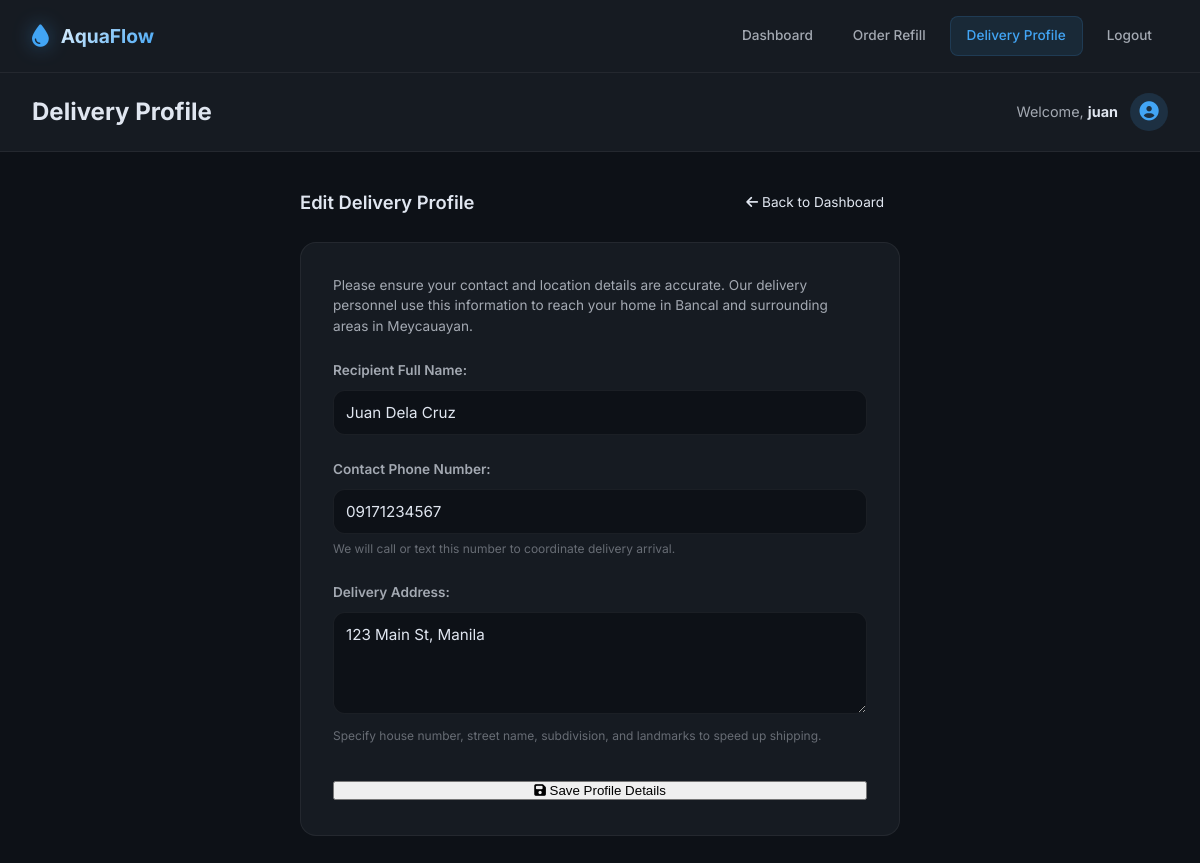
Screenshot of /customer/profile (signed in) with the database file from the repository.
### app/models/user.py (models this page shows, shortened)
class User(UserMixin, db.Model):
    __tablename__ = 'users'
    id = db.Column(db.Integer, primary_key=True)
    username = db.Column(db.String(80), unique=True, nullable=False, index=True)
    email = db.Column(db.String(120), unique=True, nullable=False, index=True)
    password_hash = db.Column(db.String(255), nullable=False)
    role = db.Column(db.String(20), nullable=False, default='customer')  # 'admin' or 'customer'
    is_active_user = db.Column(db.Boolean, default=True)
    created_at = db.Column(db.DateTime, default=lambda: datetime.now(timezone.utc))
    customer_profile = db.relationship('Customer', backref='user', uselist=False, lazy=True)
    @property
    def is_admin(self):
        return self.role == 'admin'

### app/models/customer.py (models this page shows, shortened)
class Customer(db.Model):
    __tablename__ = 'customers'
    id = db.Column(db.Integer, primary_key=True)
    user_id = db.Column(db.Integer, db.ForeignKey('users.id'), nullable=True, unique=True)
    full_name = db.Column(db.String(150), nullable=False)
    phone = db.Column(db.String(20), nullable=True)
    address = db.Column(db.Text, nullable=True)
    is_active = db.Column(db.Boolean, default=True)
    created_at = db.Column(db.DateTime, default=lambda: datetime.now(timezone.utc))
    updated_at = db.Column(db.DateTime, default=lambda: datetime.now(timezone.utc),
                           onupdate=lambda: datetime.now(timezone.utc))
    orders = db.relationship('Order', backref='customer', lazy=True)

### app/routes/customer.py (the view, shortened to what this page needs)
@customer_bp.route('/profile', methods=['GET', 'POST'])
@login_required
def profile():
    customer = current_user.customer_profile
    if not customer:
        flash('Customer profile not found.', 'error')
        return redirect(url_for('auth.logout'))
    return render_template('customer/profile.html', customer=customer)

### app/models/user.py (called while the page is built)
@login_manager.user_loader
def load_user(user_id):
    return db.session.get(User, int(user_id))

### app/templates/customer/profile.html (shortened to what this page needs)
{% extends 'base.html' %}
{% block page_title %}Delivery Profile{% endblock %}
{% block content %}
<div style="max-width: 600px; margin: 0 auto;">
    <div class="section-header">
        <h2>Edit Delivery Profile</h2>
        <a href="{{ url_for('customer.dashboard') }}" class="btn btn-secondary" style="padding: 8px 16px; font-size: 0.85rem;">
            <i class="fas fa-arrow-left"></i> Back to Dashboard
        </a>
    </div>
    <div style="background: var(--bg-card); border: 1px solid var(--border-color); border-radius: var(--radius-lg); padding: 2rem;">
        <form action="{{ url_for('customer.profile') }}" method="POST">
            <p style="font-size: 0.85rem; color: var(--text-secondary); margin-bottom: 1.5rem; line-height: 1.5;">
                Please ensure your contact and location details are accurate. Our delivery personnel use this information to reach your home in Bancal and surrounding areas in Meycauayan.
            </p>
            <div style="margin-bottom: 1.5rem;">
                <label for="full_name" style="display:block; font-size: 0.85rem; color: var(--text-secondary); font-weight:600; margin-bottom: 8px;">Recipient Full Name:</label>
                <input type="text" name="full_name" id="full_name" value="{{ customer.full_name }}" required placeholder="e.g. Maria Clara" style="width:100%; padding:12px; background: var(--bg-primary); border: 1px solid var(--border-color); border-radius: var(--radius-md); color: var(--text-primary); font-family:inherit; font-size: 0.95rem; outline:none; transition:var(--transition);">
            </div>
            <div style="margin-bottom: 1.5rem;">
                <label for="phone" style="display:block; font-size: 0.85rem; color: var(--text-secondary); font-weight:600; margin-bottom: 8px;">Contact Phone Number:</label>
                <input type="text" name="phone" id="phone" value="{{ customer.phone or '' }}" placeholder="e.g. 09171234567" style="width:100%; padding:12px; background: var(--bg-primary); border: 1px solid var(--border-color); border-radius: var(--radius-md); color: var(--text-primary); font-family:inherit; font-size: 0.95rem; outline:none; transition:var(--transition);">
                <span style="font-size:0.75rem; color:var(--text-muted); display:block; margin-top:5px;">We will call or text this number to coordinate delivery arrival.</span>
            </div>
            <div style="margin-bottom: 2rem;">
                <label for="address" style="display:block; font-size: 0.85rem; color: var(--text-secondary); font-weight:600; margin-bottom: 8px;">Delivery Address:</label>
                <textarea name="address" id="address" rows="4" required placeholder="e.g. 123 Sampaguita Street, Bancal, Meycauayan City, Bulacan" style="width:100%; padding:12px; background: var(--bg-primary); border: 1px solid var(--border-color); border-radius: var(--radius-md); color: var(--text-primary); font-family:inherit; font-size: 0.95rem; resize:vertical; outline:none; transition:var(--transition);">{{ customer.address or '' }}</textarea>
                <span style="font-size:0.75rem; color:var(--text-muted); display:block; margin-top:5px;">Specify house number, street name, subdivision, and landmarks to speed up shipping.</span>
            </div>
            <button type="submit" class="btn btn-primary" style="width:100%; justify-content:center;">
                <i class="fas fa-save"></i> Save Profile Details
            </button>
        </form>
    </div>
</div>
{% endblock %}

### app/templates/base.html (shortened to what this page needs)
<!DOCTYPE html>
<html lang="en">
<head>
    <link rel="stylesheet" href="https://cdnjs.cloudflare.com/ajax/libs/font-awesome/6.5.1/css/all.min.css">
    <link rel="stylesheet" href="{{ url_for('static', filename='css/style.css') }}">
</head>
<body class="{% if current_user.is_authenticated and current_user.is_admin %}has-sidebar{% endif %}">
    {% if current_user.is_authenticated and current_user.is_admin %}
    <aside class="sidebar" id="sidebar">
        <div class="sidebar-header">
            <div class="brand">
                <i class="fas fa-tint"></i>
                <span>AquaFlow</span>
            </div>
        </div>
        <nav class="sidebar-nav">
            <a href="{{ url_for('admin.dashboard') }}" class="nav-item {% if request.endpoint == 'admin.dashboard' %}active{% endif %}">
                <i class="fas fa-th-large"></i>
                <span>Dashboard</span>
            </a>
            <a href="#" class="nav-item">
                <i class="fas fa-shopping-cart"></i>
                <span>Orders</span>
            </a>
            <a href="#" class="nav-item">
                <i class="fas fa-users"></i>
                <span>Customers</span>
            </a>
            <a href="#" class="nav-item">
                <i class="fas fa-truck"></i>
                <span>Deliveries</span>
            </a>
            <a href="#" class="nav-item">
                <i class="fas fa-chart-line"></i>
                <span>Revenue</span>
            </a>
        </nav>
        <div class="sidebar-footer">
            <a href="{{ url_for('auth.logout') }}" class="nav-item logout">
                <i class="fas fa-sign-out-alt"></i>
                <span>Logout</span>
            </a>
        </div>
    </aside>
    {% elif current_user.is_authenticated %}
    <nav class="top-navbar">
        <div class="brand">
            <i class="fas fa-tint"></i>
            <span>AquaFlow</span>
        </div>
        <div class="nav-links">
            <a href="{{ url_for('customer.dashboard') }}" class="nav-item {% if request.endpoint == 'customer.dashboard' %}active{% endif %}">Dashboard</a>
            <a href="{{ url_for('customer.place_order') }}" class="nav-item {% if request.endpoint == 'customer.place_order' %}active{% endif %}">Order Refill</a>
            <a href="{{ url_for('customer.profile') }}" class="nav-item {% if request.endpoint == 'customer.profile' %}active{% endif %}">Delivery Profile</a>
            <a href="{{ url_for('auth.logout') }}" class="nav-item logout">Logout</a>
        </div>
    </nav>
    {% endif %}
    <main class="main-content">
        {% if current_user.is_authenticated %}
        <div class="topbar">
            <h1 class="page-title">{% block page_title %}Dashboard{% endblock %}</h1>
            <div class="user-info">
                <span class="greeting">Welcome, <strong>{{ current_user.username }}</strong></span>
                <div class="avatar">
                    <i class="fas fa-user-circle"></i>
                </div>
            </div>
        </div>
        {% endif %}
        <div class="content">
            {% block content %}{% endblock %}
        </div>
    </main>
</body>
</html>

### app/static/css/style.css (style rules this page uses)
:root { --bg-primary: #0d1117; --bg-secondary: #161b22; --bg-tertiary: #1c2333; --bg-card: #161b22; --text-primary: #e0e6f0; --text-secondary: rgba(224, 230, 240, 0.7); --text-muted: rgba(224, 230, 240, 0.4); --accent-blue: #42a5f5; --accent-blue-dark: #1565c0; --accent-green: #66bb6a; --accent-orange: #ffa726; --accent-purple: #ab47bc; --accent-red: #ef5350; --border-color: rgba(255, 255, 255, 0.06); --sidebar-width: 260px; --radius-sm: 8px; --radius-md: 12px; --radius-lg: 16px; --shadow-sm: 0 2px 8px rgba(0, 0, 0, 0.2); --shadow-md: 0 4px 16px rgba(0, 0, 0, 0.3); --shadow-lg: 0 8px 32px rgba(0, 0, 0, 0.4); --transition: all 0.3s ease; }
*, *::before, *::after { box-sizing: border-box; margin: 0; padding: 0; }
html { font-size: 16px; scroll-behavior: smooth; }
body { font-family: 'Inter', -apple-system, BlinkMacSystemFont, sans-serif; background: var(--bg-primary); color: var(--text-primary); min-height: 100vh; line-height: 1.6; }
a { text-decoration: none; color: inherit; }
.brand { display: flex; align-items: center; gap: 12px; }
.brand i { font-size: 1.75rem; color: var(--accent-blue); filter: drop-shadow(0 0 10px rgba(66, 165, 245, 0.4)); }
.brand span { font-size: 1.4rem; font-weight: 700; background: linear-gradient(135deg, #e3f2fd, #42a5f5); -webkit-background-clip: text; -webkit-text-fill-color: transparent; background-clip: text; }
.nav-item { display: flex; align-items: center; gap: 12px; padding: 12px 16px; border-radius: var(--radius-md); color: var(--text-secondary); font-size: 0.9rem; font-weight: 500; transition: var(--transition); cursor: pointer; }
.nav-item.active { background: rgba(66, 165, 245, 0.1); color: var(--accent-blue); border: 1px solid rgba(66, 165, 245, 0.15); }
.main-content { min-height: 100vh; padding: 0; }
.topbar { display: flex; align-items: center; justify-content: space-between; padding: 1.25rem 2rem; border-bottom: 1px solid var(--border-color); background: var(--bg-secondary); position: sticky; top: 0; z-index: 50; backdrop-filter: blur(10px); }
.page-title { font-size: 1.5rem; font-weight: 700; color: var(--text-primary); }
.user-info { display: flex; align-items: center; gap: 12px; }
.greeting { font-size: 0.9rem; color: var(--text-secondary); }
.greeting strong { color: var(--text-primary); }
.avatar { width: 38px; height: 38px; border-radius: 50%; background: rgba(66, 165, 245, 0.15); display: flex; align-items: center; justify-content: center; color: var(--accent-blue); font-size: 1.2rem; }
.content { padding: 2rem; }
.section-header { display: flex; align-items: center; justify-content: space-between; margin-bottom: 1.25rem; }
.section-header h2 { font-size: 1.15rem; font-weight: 600; color: var(--text-primary); }
.top-navbar { display: flex; align-items: center; justify-content: space-between; padding: 1rem 2rem; background: var(--bg-secondary); border-bottom: 1px solid var(--border-color); position: sticky; top: 0; z-index: 100; }
.top-navbar .brand i { font-size: 1.4rem; }
.top-navbar .brand span { font-size: 1.2rem; }
.nav-links { display: flex; align-items: center; gap: 0.5rem; }
.nav-links .nav-item { padding: 8px 16px; border-radius: var(--radius-sm); font-size: 0.85rem; }

### rows the page displays
User: username "juan"
Customer: full_name "Juan Dela Cruz", phone "09171234567", address "123 Main St, Manila"
